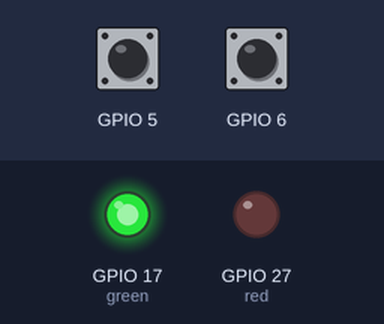
This program was run on a simulated Raspberry Pi (BCM pin numbers). Shown: output pins drawn as LEDs (lit = HIGH). The test bench sets the inputs (shaded band); at power-on: GPIO 5 LOW, GPIO 6 LOW. Random numbers come from a fixed seed; the clock reads 2024-03-15 10:24:30 at power-on unless the program sets it; what the program prints to the terminal is not drawn. At 10.1 s the program stops and its outputs stay as they are.

Above: at 1.2 s.
1.3 s: GPIO 5 pulled HIGH for 0.15 s
4.4 s: GPIO 6 pulled HIGH for 1 s
At 4.4 s:
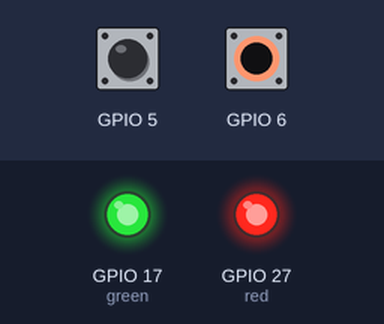
At 6.6 s:
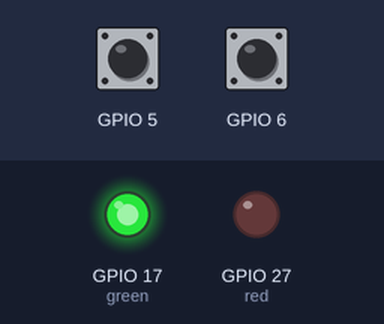
8.4 s: GPIO 5 driven HIGH and GPIO 6 driven HIGH
At 11.3 s:
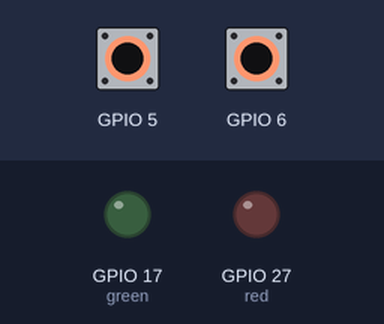
Timing chart, 0 to 11.6 s (numbered marks = the images above; inputs shaded):
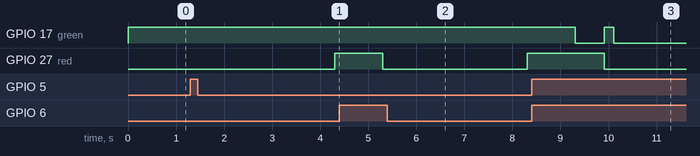

The program:

final.py
```python
import RPi.GPIO as GPIO
import time
import random

# GPIO 설정
GPIO.setmode(GPIO.BCM)

# LED와 버튼 핀 설정
LED_PINS = {'green':17, 'red': 27}
BUTTON_PINS = {'green': 5, 'red': 6}
SCORE = 21

# LED와 버튼 핀 초기화
for pin in LED_PINS.values():
    GPIO.setup(pin, GPIO.OUT)
for pin in BUTTON_PINS.values():
    GPIO.setup(pin, GPIO.IN, pull_up_down=GPIO.PUD_DOWN)

# 변수 설정
n_trials = 5  # 사용자가 연속으로 성공해야 하는 횟수
max_fails = 3  # 게임 자동 종료 전 최대 실패 횟수
reaction_time_limit = 3  # LED 켜진 상태로 반응을 기다리는 시간 (초)
debounce_time = 0.2  # 디바운싱 시간 (초)

# 게임 상태 변수
total_score = 0
successful_trials = 0
fail_count = 0

# 마지막 버튼 눌린 시간 저장 변수
last_pressed_time = time.time()

# 디바운싱 처리를 위한 함수
def button_pressed_with_debounce(button_pin, last_time, debounce_time=0.2):
    """버튼 눌림을 감지하고 디바운싱을 처리"""
    current_time = time.time()
    if current_time - last_time > debounce_time:  # debounce_time 이상 지난 후 눌린 버튼만 감지
        if GPIO.input(button_pin) == GPIO.HIGH:  # 버튼이 눌렸을 때
            return True, current_time
    return False, last_time

def light_random_led():
    color = random.choice(list(LED_PINS.keys()))
    GPIO.output(LED_PINS[color], GPIO.HIGH)
    return color

def clear_leds():
    for pin in LED_PINS.values():
        GPIO.output(pin, GPIO.LOW)

def reset_signal():
    for pin in LED_PINS.values():
        GPIO.output(pin, GPIO.HIGH)
    time.sleep(1)
    clear_leds()

try:
    while True:
        if fail_count >= max_fails:
            print("실격 처리되었습니다! 총 점수:", total_score)
            break

        clear_leds()
        color_to_press = light_random_led()
        start_time = time.time()
        pressed = False

        while time.time() - start_time < reaction_time_limit:
            # 버튼이 눌렸는지 확인하고, 디바운싱 처리
            button_pressed, last_pressed_time = button_pressed_with_debounce(BUTTON_PINS[color_to_press], last_pressed_time, debounce_time)

            if button_pressed:
                reaction_time = time.time() - start_time
                total_score += reaction_time
                print(f"{color_to_press} 버튼을 {reaction_time:.2f}초 만에 눌렀습니다.")
                successful_trials += 1
                pressed = True
                break

        clear_leds()

        if not pressed:
            fail_count += 1
            successful_trials = 0
            reset_signal()
            print("실패했습니다. 처음부터 다시 시작하세요.")

        if successful_trials == n_trials:
            print("축하합니다! 게임 종료. 최종 점수:", total_score)
            break

finally:
    clear_leds()
    GPIO.cleanup()
```

Measured:
- after the input at 4.4 s, GPIO 27 (red): HIGH → LOW after 0.90 s, → HIGH 3.0 s later
- after the input at 8.4 s, GPIO 27 (red): HIGH → LOW after 1.5 s
